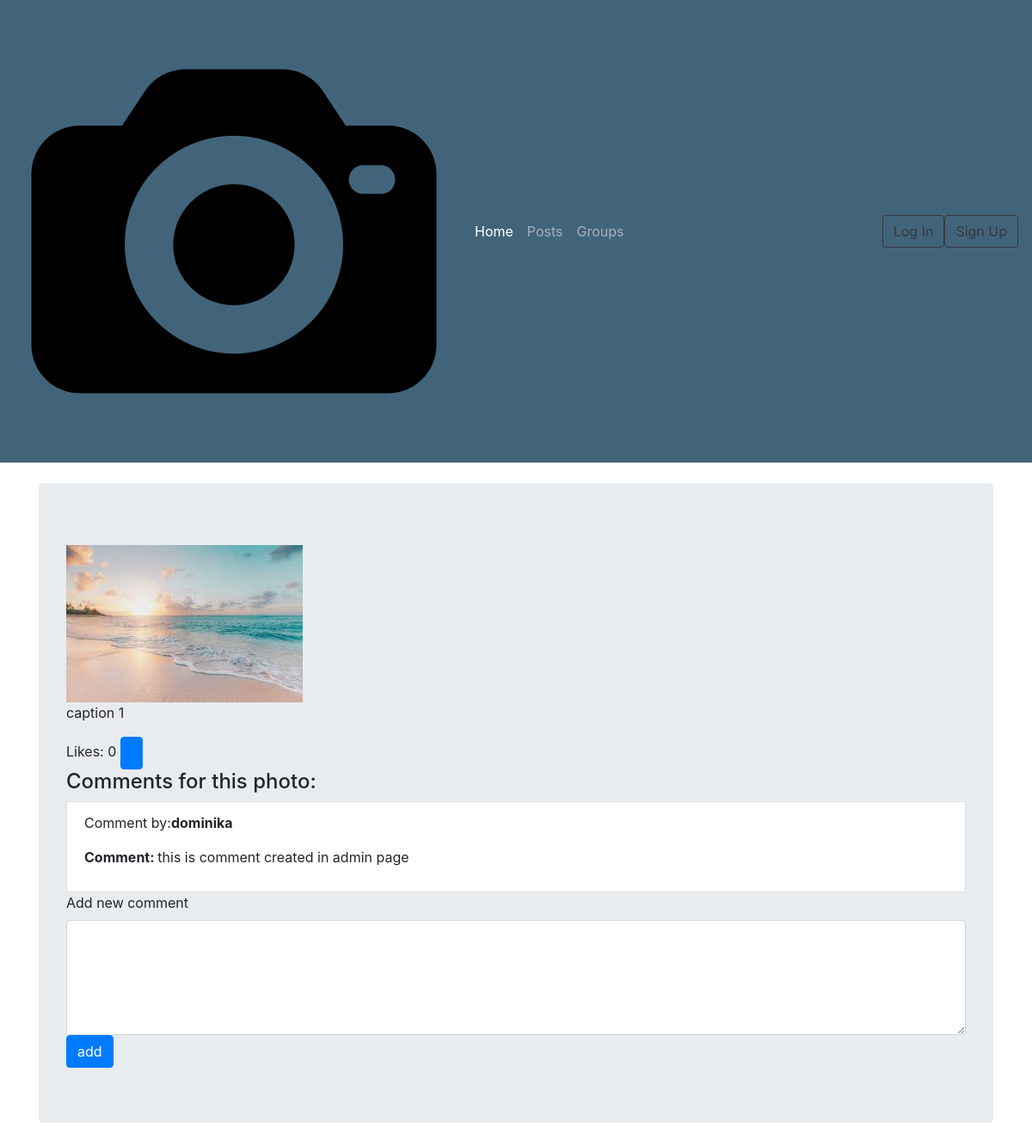
The page /posts/detail/2/ on the database as committed earlier.
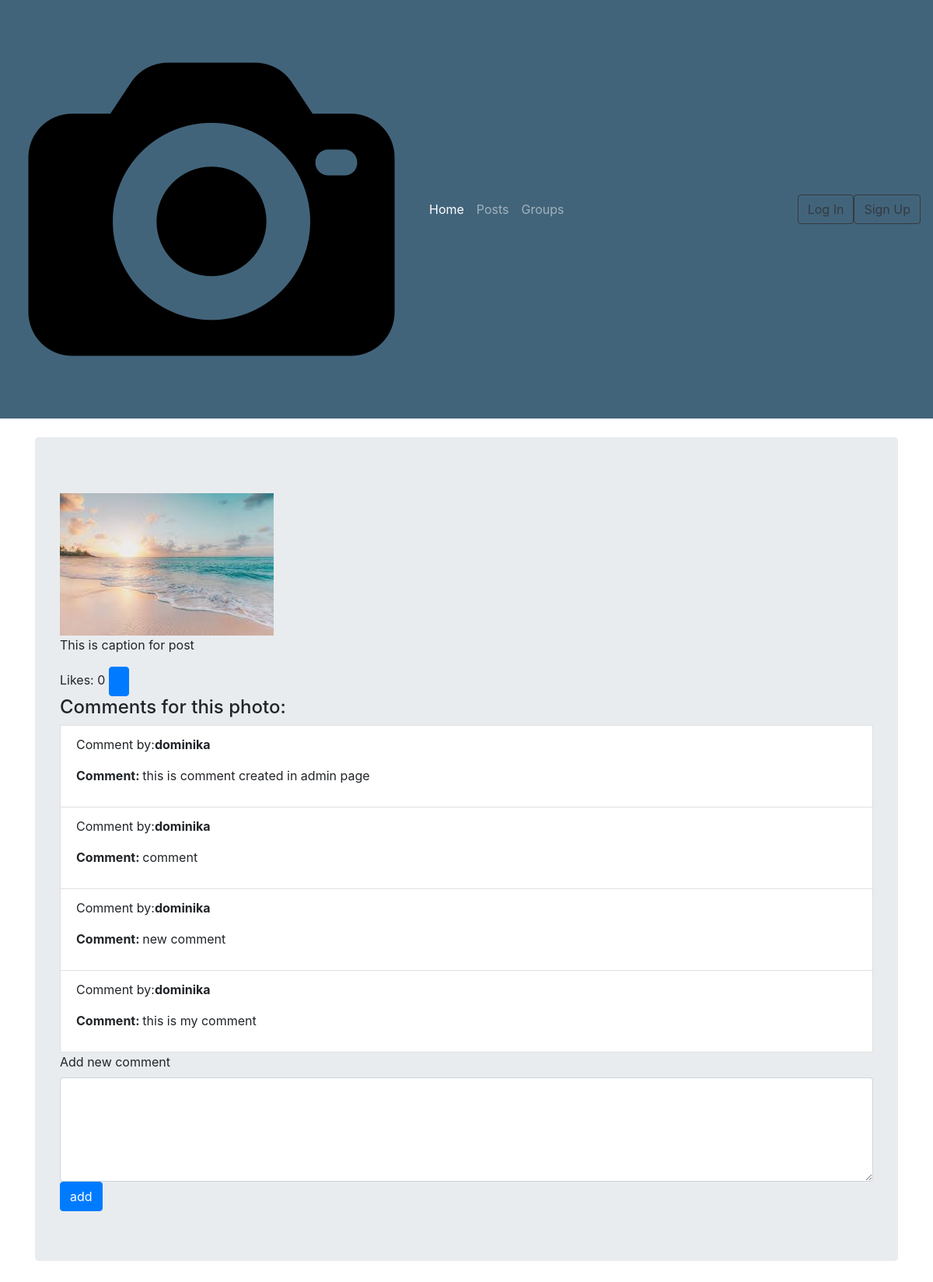
The same page on the database as committed later.
### posts/models.py (models this page shows, shortened)
class Post(models.Model):
    author = models.ForeignKey(User, related_name='author', on_delete=models.CASCADE)
    image = models.ImageField(upload_to='posts_image')
    caption = models.TextField(blank=True, null=True)
    date_of_publication = models.DateTimeField(auto_now_add=True)
    class Meta:
        ordering = ['date_of_publication']

class Comment(models.Model):
    post = models.ForeignKey(Post, related_name='comments', on_delete=models.CASCADE)
    comment_author = models.ForeignKey(User, on_delete=models.CASCADE)
    body = models.TextField()
    date_of_created = models.DateTimeField(auto_now_add=True)
    class Meta:
        ordering = ['date_of_created']

### posts/views.py (the view)
# urls.py: path('detail/<int:pk>/', views.detail_view, name='detail'),
def detail_view(request, pk):
    post = Post.objects.get(pk=pk)
    image = post.image
    caption = post.caption
    author = post.author
    date = post.date_of_publication
    if request.method == 'POST':
        comment_form = CommentForm(request.POST)
        if 'create_comment' in request.POST:
            if comment_form.is_valid():
                comment_form = comment_form.save(commit=False)
                comment_form.comment_author = request.user
                comment_form.post = post
                comment_form.body = request.POST.get('body')
                comment_form.save()
                return redirect('posts:detail', pk=pk)
        elif 'like' in request.POST:
            try:
                if Like.objects.get(post=post, like_author=request.user) in Like.objects.all():
                    Like.objects.get(post=post, like_author=request.user).delete()
                    user_like = 'like'
                    return redirect('posts:detail', pk=pk)
                else:
                    Like.objects.create(like_author=request.user, post=post)
                    user_like = 'dislike'
                    return redirect('posts:detail', pk=pk)
            except:
                Like.objects.create(like_author=request.user, post=post)
                user_like = 'dislike'
                return redirect('posts:detail', pk=pk)
    else:
        comment_form = CommentForm()
    context = {
        'post':post, 'image':image, 'caption':caption, 'author':request.user, 'date':date,
    }
    return render(request,  'posts/detail.html',context)

### posts/templates/posts/detail.html (shortened to what this page needs)
{% extends 'base.html' %}
{% block conntent %}
<div class="container jumbotron">
    <img src="{{ image.url }}" alt="">
    <p>{{ caption }}</p>
    <form method="POST">
        Likes: {{ post.like.all.count }}
        <input type="submit" value="{{ like }}" class=" btn btn-primary" name="like">
    </form>
    <h4>Comments for this photo:</h4>
    {% for comment in post.comments.all %}
        <li class="list-group-item">
            <p>Comment by:<strong>{{ comment.comment_author }}</strong></p>
            <p><strong>Comment: </strong> {{ comment.body }}</p>
        </li>
    {% empty %}
        <li>
            <p>No comments</p>
        </li>
    {% endfor %}
    <form method="POST">
        <label for="id_body">Add new comment</label>
        <textarea class="form-control" name="body" id="id_body" cols="30" rows="5"></textarea>
        <input type="submit" value="add" class="btn btn-primary" name="create_comment">
    </form>
</div>
{% endblock %}

### templates/base.html (shortened to what this page needs)
{% load static %}
<!DOCTYPE html>
<html lang="en">
<head>
    <link href="https://stackpath.bootstrapcdn.com/bootstrap/4.5.0/css/bootstrap.min.css" rel="stylesheet">
</head>
<body>
    <nav class="navbar navbar-expand-lg navbar-dark" style="background-color: #42647a;">
        <a class="navbar-brand" href="#">
          <img src="/home/dominika/folders/projects/website/mini_insta/media/icon.png" alt="">
        </a>
        <div class="collapse navbar-collapse" id="navbarSupportedContent">
          <ul class="navbar-nav mr-auto">
            <li class="nav-item active">
              <a class="nav-link" href="{% url 'home' %}">Home<span class="sr-only">(current)</span></a>
            </li>
            <li class="nav-item">
              <a class="nav-link" href="{% url 'posts:list' %}">Posts</a>
            </li>
            <li class="nav-item">
                <a class="nav-link" href="{% url 'groups:list' %}">Groups</a>
              </li>
          </ul>
          <form class="form-inline my-2 my-lg-0">
            {% if user.is_authenticated %}
              <a href="{% url 'accounts:logout' %}" class="btn btn-outline-dark">Log Out</a>
            {% else %}
              <a href="{% url 'accounts:login' %}" class="btn btn-outline-dark">Log In</a>
              <a href="{% url 'accounts:signup' %}" class="btn btn-outline-dark">Sign Up</a>
            {% endif %}
            </form>
        </div>
      </nav>
    <div class="container">
    {% block conntent %}
    {% endblock %}
    </div>
</body>
</html>

Rows that differ between the two databases and show on the page:
changed Post: caption "caption 1" → "This is caption for post"
added Comment: comment_author "dominika", body "comment"
added Comment: comment_author "dominika", body "new comment"
added Comment: comment_author "dominika", body "this is my comment"
